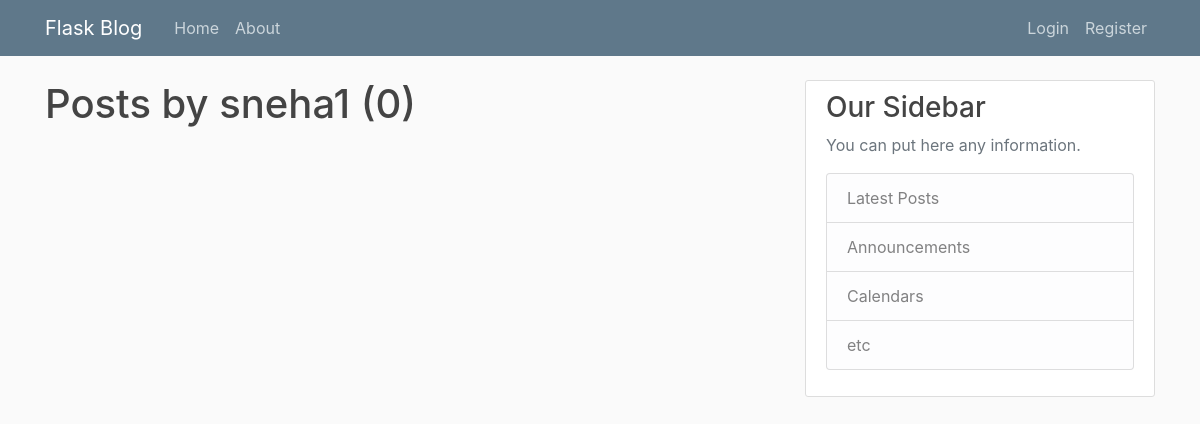
/user/sneha1, run on an earlier commit of the app's database.
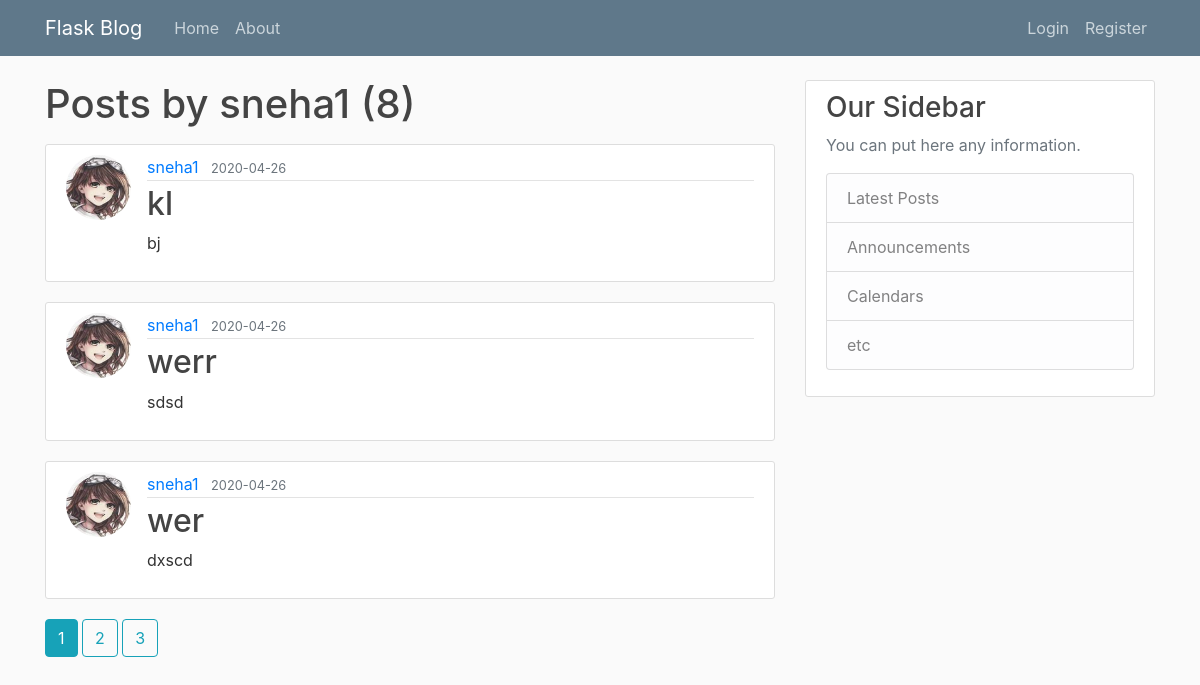
And on a later commit of the database.
### flask_blog/models.py (models this page shows, shortened)
class User(db.Model,UserMixin):
    id = db.Column(db.Integer, primary_key=True)
    username = db.Column(db.String(20), unique=True, nullable=False)
    email = db.Column(db.String(120), unique=True, nullable=False)
    image_file = db.Column(db.String(20), nullable=False, default='default.jpg')
    password = db.Column(db.String(60), nullable=False)
    posts = db.relationship('Post', backref='author', lazy=True)

class Post(db.Model):
    id = db.Column(db.Integer, primary_key=True)
    title = db.Column(db.String(100), nullable=False)
    date_posted = db.Column(db.DateTime, nullable=False, default=datetime.utcnow)
    content = db.Column(db.Text, nullable=False)
    user_id = db.Column(db.Integer, db.ForeignKey('user.id'), nullable=False)

### flask_blog/routes.py (the view)
@app.route("/user/<string:username>")
def user_posts(username):
    page = request.args.get('page', 1, type=int)
    user = User.query.filter_by(username=username).first_or_404()
    posts = Post.query.filter_by(author=user)\
        .order_by(Post.date_posted.desc())\
        .paginate(page=page, per_page=3)
    return render_template('user_posts.html', posts=posts, user=user)

### flask_blog/templates/user_posts.html
{% extends "base.html" %}
{% block content %}
    <h1 class="mb-3">Posts by {{ user.username }} ({{ posts.total }})</h1>
    {% for post in posts.items %}
        <article class="media content-section">
          <img class="rounded-circle article-img" src="{{ url_for('static', filename='profile_pics/' + post.author.image_file) }}">
          <div class="media-body">
            <div class="article-metadata">
              <a class="mr-2" href="{{ url_for('user_posts', username=post.author.username) }}">{{ post.author.username }}</a>
              <small class="text-muted">{{ post.date_posted.strftime('%Y-%m-%d') }}</small>
            </div>
            <h2><a class="article-title" href="{{ url_for('post', post_id=post.id) }}">{{ post.title }}</a></h2>
            <p class="article-content">{{ post.content }}</p>
          </div>
        </article>
    {% endfor %}
    {% for page_num in posts.iter_pages(left_edge=1, right_edge=1, left_current=1, right_current=2) %}
      {% if page_num %}
        {% if posts.page == page_num %}
          <a class="btn btn-info mb-4" href="{{ url_for('user_posts', username=user.username, page=page_num) }}">{{ page_num }}</a>
        {% else %}
          <a class="btn btn-outline-info mb-4" href="{{ url_for('user_posts', username=user.username, page=page_num) }}">{{ page_num }}</a>
        {% endif %}
      {% else %}
        ...
      {% endif %}
    {% endfor %}
{% endblock content %}

### flask_blog/templates/base.html (shortened to what this page needs)
<html>
    <head>
        <link rel="stylesheet" href="https://stackpath.bootstrapcdn.com/bootstrap/4.4.1/css/bootstrap.min.css">
        <link rel="stylesheet" type="text/css" href="{{ url_for('static',filename='main.css') }}">
    </head>
    <body>
        <header class="site-header">
            <nav class="navbar navbar-expand-md navbar-dark bg-steel fixed-top">
              <div class="container">
                <a class="navbar-brand mr-4" href="/">Flask Blog</a>
                <div class="collapse navbar-collapse" id="navbarToggle">
                  <div class="navbar-nav mr-auto">
                    <a class="nav-item nav-link" href="{{ url_for('home') }}">Home</a>
                    <a class="nav-item nav-link" href="{{ url_for('about') }}">About</a>
                  </div>
                  <div class="navbar-nav">
                    {% if current_user.is_authenticated %}
                    <a class="nav-item nav-link" href="{{ url_for('new_post') }}">New Post</a>
                    <a class="nav-item nav-link" href="{{ url_for('account') }}">Account</a>
                    <a class="nav-item nav-link" href="{{ url_for('logout') }}">Logout</a>
                    {% else %}
                    <a class="nav-item nav-link" href="{{ url_for('login') }}">Login</a>
                    <a class="nav-item nav-link" href="{{ url_for('register') }}">Register</a>
                    {% endif %}
                  </div>
                </div>
              </div>
            </nav>
          </header>
          <main role="main" class="container">
            <div class="row">
              <div class="col-md-8">
                {% block content %}{% endblock %}
              </div>
              <div class="col-md-4">
                <div class="content-section">
                  <h3>Our Sidebar</h3>
                  <p class='text-muted'>You can put here any information.
                    <ul class="list-group">
                      <li class="list-group-item list-group-item-light">Latest Posts</li>
                      <li class="list-group-item list-group-item-light">Announcements</li>
                      <li class="list-group-item list-group-item-light">Calendars</li>
                      <li class="list-group-item list-group-item-light">etc</li>
                    </ul>
                  </p>
                </div>
              </div>
            </div>
          </main>
    </body>
</html>

### flask_blog/static/main.css (style rules this page uses)
body { background: #fafafa; color: #333333; margin-top: 5rem; }
h1, h2, h3, h4, h5, h6 { color: #444444; }
.bg-steel { background-color: #5f788a; }
.site-header .navbar-nav .nav-link { color: #cbd5db; }
.content-section { background: #ffffff; padding: 10px 20px; border: 1px solid #dddddd; border-radius: 3px; margin-bottom: 20px; }
.article-title { color: #444444; }
.article-content { white-space: pre-line; }
.article-img { height: 65px; width: 65px; margin-right: 16px; }
.article-metadata { padding-bottom: 1px; margin-bottom: 4px; border-bottom: 1px solid #e3e3e3 }

What changed in the data, as far as the page shows it:
added Post: image_file (picture), author.username "sneha1", date_posted "2020-04-26", title "kl", content "bj"
added Post: image_file (picture), author.username "sneha1", date_posted "2020-04-26", title "werr", content "sdsd"
added Post: image_file (picture), author.username "sneha1", date_posted "2020-04-26", title "wer", content "dxscd"
Also different on the page:
{{ posts.total }}: "0" → "8"
new list line: "1"
new list line: "2"
new list line: "3"
